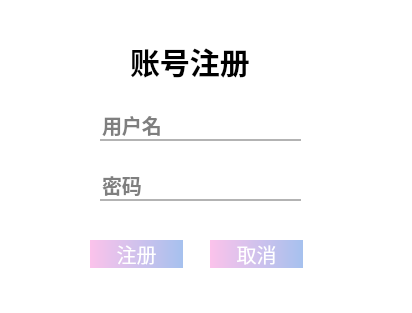
<?xml version="1.0" encoding="UTF-8"?>
<ui version="4.0">
 <class>Form2</class>
 <widget class="QWidget" name="Form2">
  <property name="geometry">
   <rect>
    <x>0</x>
    <y>0</y>
    <width>412</width>
    <height>313</height>
   </rect>
  </property>
  <property name="windowTitle">
   <string>Form</string>
  </property>
  <property name="styleSheet">
   <string notr="true">#Form2{
	background:white;
	border-radius:10px;
}
</string>
  </property>
  <widget class="QLabel" name="reg_label">
   <property name="geometry">
    <rect>
     <x>130</x>
     <y>40</y>
     <width>171</width>
     <height>41</height>
    </rect>
   </property>
   <property name="styleSheet">
    <string notr="true">#reg_label{
    text-align:right;
    font-family:'Microsoft YaHei';
    font-size:30px;
    font-weight:bold;
    }</string>
   </property>
   <property name="text">
    <string>账号注册</string>
   </property>
  </widget>
  <widget class="QLineEdit" name="username_2">
   <property name="geometry">
    <rect>
     <x>90</x>
     <y>100</y>
     <width>221</width>
     <height>51</height>
    </rect>
   </property>
   <property name="styleSheet">
    <string notr="true">#username_2{
	border:0px;    
    margin:10px;
	margin-left:10px; 
	margin-right:10px;
    border-bottom: 2px solid #B3B3B3;
    font-family:'Microsoft YaHei';
    font-size:20px;
    font-weight:bold;
}</string>
   </property>
   <property name="placeholderText">
    <string>用户名</string>
   </property>
  </widget>
  <widget class="QLineEdit" name="password_2">
   <property name="geometry">
    <rect>
     <x>90</x>
     <y>160</y>
     <width>221</width>
     <height>51</height>
    </rect>
   </property>
   <property name="styleSheet">
    <string notr="true">#password_2{
	border:0px;    
    margin:10px;
	margin-left:10px; 
	margin-right:10px;
    border-bottom: 2px solid #B3B3B3;
    font-family:'Microsoft YaHei';
    font-size:20px;
    font-weight:bold;
}</string>
   </property>
   <property name="placeholderText">
    <string>密码</string>
   </property>
  </widget>
  <widget class="QPushButton" name="reg_but">
   <property name="geometry">
    <rect>
     <x>90</x>
     <y>240</y>
     <width>93</width>
     <height>28</height>
    </rect>
   </property>
   <property name="styleSheet">
    <string notr="true">#reg_but{
	border:0px;
    height:30px;
    border-radius:15px;
    font-family:'Microsoft YaHei';
    font-size:20px;
	color:white;
    background-color:qlineargradient(spread:pad, x1:0, y1:0, x2:1, y2:0, stop:0 #fbc2eb, stop:1 #a6c1ee);
    }
#reg_but:hover{
     background-color:qlineargradient(spread:pad, x1:0, y1:0, x2:1, y2:0, stop:0 #ffd2f0, stop:1 #b0cbf8);
 }
#reg_but:pressed{
     background-color:qlineargradient(spread:pad, x1:0, y1:0, x2:1, y2:0, stop:0 #e1aad2, stop:1 #92adda);
     }</string>
   </property>
   <property name="text">
    <string>注册</string>
   </property>
  </widget>
  <widget class="QPushButton" name="cancel">
   <property name="geometry">
    <rect>
     <x>210</x>
     <y>240</y>
     <width>93</width>
     <height>28</height>
    </rect>
   </property>
   <property name="styleSheet">
    <string notr="true">#cancel{
	border:0px;
    height:30px;
    border-radius:15px;
    font-family:'Microsoft YaHei';
    font-size:20px;
	color:white;
    background-color:qlineargradient(spread:pad, x1:0, y1:0, x2:1, y2:0, stop:0 #fbc2eb, stop:1 #a6c1ee);
    }
#cancel:hover{
     background-color:qlineargradient(spread:pad, x1:0, y1:0, x2:1, y2:0, stop:0 #ffd2f0, stop:1 #b0cbf8);
 }
#cancel:pressed{
     background-color:qlineargradient(spread:pad, x1:0, y1:0, x2:1, y2:0, stop:0 #e1aad2, stop:1 #92adda);
     }</string>
   </property>
   <property name="text">
    <string>取消</string>
   </property>
  </widget>
 </widget>
 <resources/>
 <connections/>
</ui>
